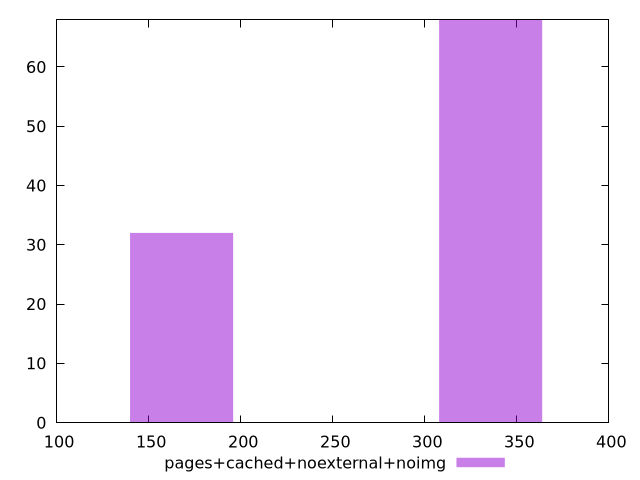

Write gnuplot code to recreate this figure.
$_pagesCachedNoexternalNoimg <<EOF
335.7729919023429 68
167.88649595117144 32
EOF
set key outside below
set terminal pngcairo
set output "report_00004_2020-11-02T20-21-41.718Z/uses-http2/pages+cached+noexternal+noimg//raw_hist.png"
set yrange [0:68]
set boxwidth 55.96216531705715
set style fill transparent solid 0.5 noborder
plot $_pagesCachedNoexternalNoimg title "pages+cached+noexternal+noimg" with boxes ,
